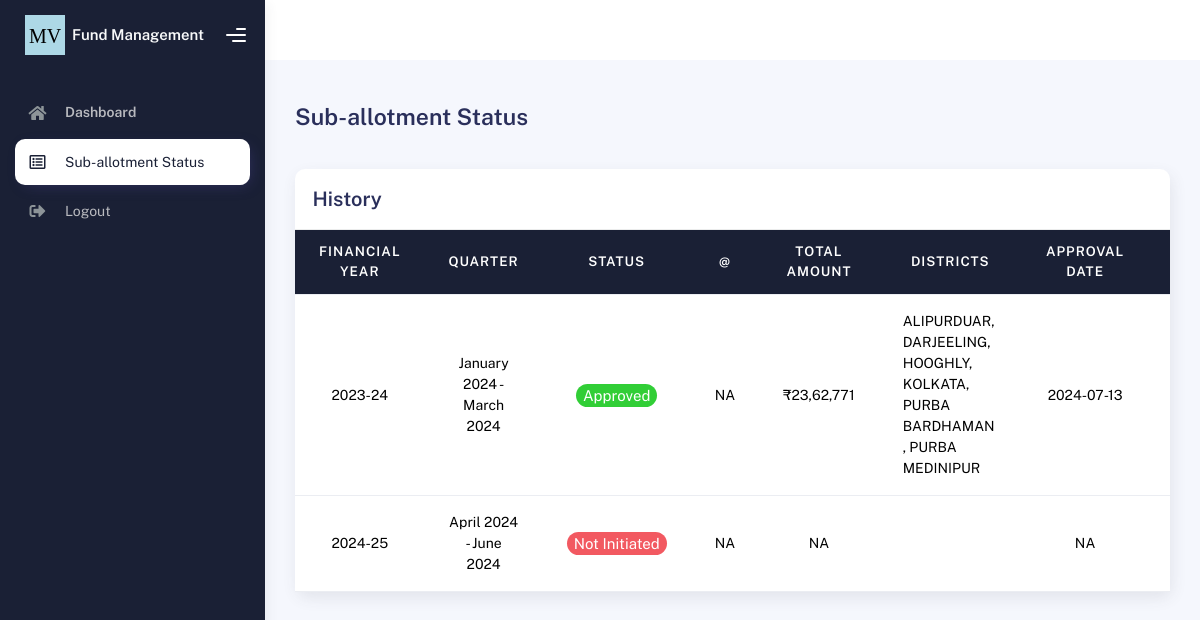
/pages/sub-allotment.php (signed in), run on the app's committed database.
### tables this page shows
CREATE TABLE `fy_quarter` (
  `fy_id` varchar(10) NOT NULL,
  `fy` varchar(7) NOT NULL,
  `quarter` varchar(255) NOT NULL,
  `at_user_id` tinyint(1) DEFAULT NULL
);

### config/DbFunction.php (called while the page is built, shortened)
<?php
class DbFunction{
	function get_fy_status() {
		$db = Database::getInstance();
        $mysqli = $db->getConnection();
        $query = "SELECT
						`fy_quarter`.*,
						`login`.`user_type`,
					COUNT(`fund_release`.`cci_id`) AS 'n_cci',
					GROUP_CONCAT(DISTINCT(`cci`.`district`) ORDER BY `cci`.`district` SEPARATOR ', ') as `districts`,
					SUM(`fund_release`.`amnt_released`) AS 't_amount',
					MIN(`fund_release`.`apprvl_dt`)
					FROM
						`fy_quarter`
					LEFT JOIN
						`login` ON `fy_quarter`.`at_user_id` = `login`.`id`
					LEFT JOIN
						`fund_release` ON `fy_quarter`.`fy_id` = `fund_release`.`fy_id`
					LEFT JOIN
						`cci` ON `fund_release`.`cci_id` = `cci`.`id`
					GROUP BY
						`fy_quarter`.`fy_id`,
						`login`.`user_type`;";
        $rs= $mysqli->query($query);
		while ($r = $rs->fetch_array()) {
			$arr[] = $r;
		}
		return $arr;
	}
}

### config/utilityfunc.php (called while the page is built, shortened)
<?php
function IND_money_format($number){
    $decimal = (string)($number - floor($number));
    $money = floor($number);
    $length = strlen($money);
    $delimiter = '';
    $money = strrev($money);
    for($i=0;$i<$length;$i++){
        if(( $i==3 || ($i>3 && ($i-1)%2==0) )&& $i!=$length){
            $delimiter .=',';
        }
        $delimiter .=$money[$i];
    }
    $result = strrev($delimiter);
    $decimal = preg_replace("/0\./i", ".", $decimal);
    $decimal = substr($decimal, 0, 3);
    return $result;
}
?>

### pages/sub-allotment.php (the view, shortened to what this page needs)
<?php
include('../config/DbFunction.php');
include('../config/utilityfunc.php');
$obj = new DbFunction();
$arr = $obj->get_fy_status();
?>
<!DOCTYPE html>
<html lang="en">
<head>
    <link rel="stylesheet" href="../assets/css/bootstrap.min.css" />
    <link rel="stylesheet" href="../assets/css/plugins.min.css" />
    <link rel="stylesheet" href="../assets/css/kaiadmin.min.css" />
</head>
<body>
    <div class="wrapper">
        <?php include('sidebar.php');?>
        <div class="main-panel">
            <div class="main-header">
            </div>
            <div class="container">
              <div class="page-inner">
                <div class="d-flex align-items-left align-items-md-center flex-column flex-md-row pt-2 pb-4">
                  <div>
                    <h3 class="fw-bold mb-3">Sub-allotment Status</h3>
                  </div>
                </div>
                <div class="row">
                  <div class="col-md-12">
                    <div class="card card-round">
                      <div class="card-header">
                        <div class="card-head-row">
                          <div class="card-title">History</div>
                        </div>
                      </div>
                      <div class="card-body p-0">
                        <div class="table-responsive">
                          <table class="table mb-0">
                            <thead class="thead-dark align-items-center">
                              <tr>
                                <th scope="col" class="text-center">Financial Year</th>
                                <th scope="col" class="text-center">Quarter</th>
                                <th scope="col" class="text-center">Status</th>
                                <th scope="col" class="text-center">@</th>
                                <th scope="col" class="text-center">Total Amount</th>
                                <th scope="col" class="text-center col-3">Districts</th>
                                <th scope="col" class="text-center">Approval Date</th>
                                <th scope="col" class="text-center">Actions</th>
                              </tr>
                            </thead>
                            <tbody>
                              <?php foreach ($arr as $row) { ?>
                              <tr>
                                <td class="text-center"><?php echo $row[1]; ?></td>
                                <td class="text-center"><?php echo $row[2]; ?></td>
                                <?php if ($row[3] == NULL) { ?>
                                <td class="text-center"><span style="font-size: 15px;" class="badge rounded-pill badge-danger">Not Initiated</span></td>
                                <?php } else if ($row[5] == 0){ ?>
                                <td class="text-center"><span style="font-size: 15px;" class="badge rounded-pill badge-warning">Pending</span></td>
                                <?php } else { ?>
                                <td class="text-center"><span style="font-size: 15px;" class="badge rounded-pill badge-success">Approved</span></td>
                                <?php }?>
                                <?php if ($row[5] != 0) { ?>
                                <td class="text-center">NA</td>
                                <?php } else {?>
                                <td class="text-center"><?php echo ($row[4] != NULL ? $row[4] : "NA");?></td>
                                <?php }?>
                                <?php if ($row[7] == NULL) { ?>
                                <td class="text-center">NA</td>
                                <?php } else {?>
                                <td class="text-end">₹<?php echo IND_money_format($row[7]);?></td>
                                <?php }?>
                                <?php if ($row[6] == NULL) { ?>
                                <td class="text-center"></td>
                                <?php } else {?>
                                <td class="text-start"><?php echo $row[6];?></td>
                                <?php }?>
                                <?php if ($row[8] == NULL) { ?>
                                <td class="text-center">NA</td>
                                <?php } else {?>
                                <td class="text-center"><?php echo $row[8];?></td>
                                <?php }?>
                                <?php if ($row[3] == NULL) { ?>
                                <td class="text-center">
                                </td>
                                <?php } else if ($row[5] == 0 && $_SESSION['login'] == $row[3]){ ?>
                                <?php if ($_SESSION['login'] == 3) {?>
                                  <td class="text-center">
                                  <button type="button" class="btn btn-icon btn-round btn-black" data-bs-toggle="modal" data-bs-target="#dataModal" data-bs-whatever="<?php echo $row[0]; ?>" id="btnModalTablePriv" onclick="addButton(2)">
                                    <i class="fas fa-table"></i>
                                  </button>
                                </td>
                                <?php } } else { ?>
                                <td class="text-center">
                                </td>
                                <?php }?>
                              </tr>
                              <?php } ?>
                            </tbody>
                          </table>
                        </div>
                      </div>
                    </div>
                  </div>
                </div>
              </div>
            </div>
        </div>
    </div>
      </body>
</html>

### pages/sidebar.php (shortened to what this page needs)
<div class="sidebar sidebar-style-2" data-background-color="dark">
    <div class="sidebar-logo">
        <div class="logo-header" data-background-color="dark">
        <a href="../index.php" class="logo">
            <svg width="40" height="40" xmlns="http://www.w3.org/2000/svg">
                <rect width="40" height="40" fill="lightblue"/>
                <text x="4" y="28" font-family="Consolas" font-size="20" fill="black">MV</text>
            </svg>
            <p class="h6 navbar-brand text-light fw-bold px-sm-2 pt-2">Fund Management</p>
        </a>
        <div class="nav-toggle">
            <button class="btn btn-toggle toggle-sidebar">
            <i class="gg-menu-right"></i>
            </button>
        </div>
        </div>
    </div>
    <div class="sidebar-wrapper scrollbar scrollbar-inner">
        <div class="sidebar-content">
        <ul class="nav nav-secondary" id="side-menu">
            <li class="nav-item">
                <a href="view.php" class="">
                    <i class="fas fa-home"></i>
                    <p>Dashboard</p>
                </a>
            </li>
            <li class="nav-item">
                <a href="sub-allotment.php" class="">
                    <i class="far fa-list-alt"></i>
                    Sub-allotment Status
                </a>
            </li>
            <li class="nav-item">
                <a href="logout.php" class="nav-link link-body-emphasis">
                    <i class="fas fa-sign-out-alt"></i>
                    Logout
                </a>
            </li>
        </ul>
        </div>
    </div>
</div>

### data on the page
fy_quarter: fy "2023-24", quarter "January 2024 - March 2024", at_user_id "Approved", shows "NA", row "23,62,771", row "ALIPURDUAR, DARJEELING, HOOGHLY, KOLKATA, PURBA BARDHAMAN, PURBA MEDINIPUR", row "2024-07-13"
fy_quarter: fy "2024-25", quarter "April 2024 - June 2024", shows "Not Initiated", shows "NA"
